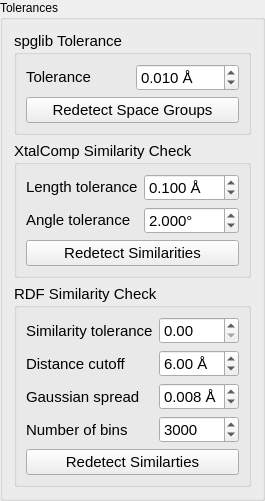
    <widget class="QGroupBox" name="groupBox">
     <property name="toolTip">
      <string/>
     </property>
     <property name="title">
      <string>Tolerances</string>
     </property>
     <layout class="QGridLayout" name="gridLayout_2">
      <item row="2" column="2" colspan="2">
       <widget class="QGroupBox" name="groupBox_9">
        <property name="font">
         <font>
          <pointsize>11</pointsize>
         </font>
        </property>
        <property name="title">
         <string>XtalComp Similarity Check</string>
        </property>
        <layout class="QGridLayout" name="gridLayout_4">
         <item row="2" column="0">
          <widget class="QLabel" name="label_2">
           <property name="sizePolicy">
            <sizepolicy hsizetype="Preferred" vsizetype="Fixed">
             <horstretch>0</horstretch>
             <verstretch>0</verstretch>
            </sizepolicy>
           </property>
           <property name="font">
            <font>
             <pointsize>11</pointsize>
            </font>
           </property>
           <property name="text">
            <string>Angle tolerance</string>
           </property>
           <property name="alignment">
            <set>Qt::AlignLeading|Qt::AlignLeft|Qt::AlignVCenter</set>
           </property>
          </widget>
         </item>
         <item row="2" column="1">
          <widget class="QDoubleSpinBox" name="spin_tol_xcAngle">
           <property name="sizePolicy">
            <sizepolicy hsizetype="Minimum" vsizetype="Fixed">
             <horstretch>0</horstretch>
             <verstretch>0</verstretch>
            </sizepolicy>
           </property>
           <property name="minimumSize">
            <size>
             <width>0</width>
             <height>25</height>
            </size>
           </property>
           <property name="font">
            <font>
             <pointsize>11</pointsize>
            </font>
           </property>
           <property name="toolTip">
            <string>&lt;html&gt;&lt;head/&gt;&lt;body&gt;&lt;p&gt;Angle tolerance in detecting similarities with XtalComp.&lt;/p&gt;&lt;p&gt;Default: 2.0 °&lt;/p&gt;&lt;/body&gt;&lt;/html&gt;</string>
           </property>
           <property name="suffix">
            <string>°</string>
           </property>
           <property name="decimals">
            <number>3</number>
           </property>
           <property name="maximum">
            <double>100.000000000000000</double>
           </property>
           <property name="singleStep">
            <double>0.050000000000000</double>
           </property>
           <property name="value">
            <double>2.000000000000000</double>
           </property>
          </widget>
         </item>
         <item row="1" column="0">
          <widget class="QLabel" name="label">
           <property name="sizePolicy">
            <sizepolicy hsizetype="Preferred" vsizetype="Fixed">
             <horstretch>0</horstretch>
             <verstretch>0</verstretch>
            </sizepolicy>
           </property>
           <property name="font">
            <font>
             <pointsize>11</pointsize>
            </font>
           </property>
           <property name="text">
            <string>Length tolerance</string>
           </property>
           <property name="alignment">
            <set>Qt::AlignLeading|Qt::AlignLeft|Qt::AlignVCenter</set>
           </property>
          </widget>
         </item>
         <item row="1" column="1">
          <widget class="QDoubleSpinBox" name="spin_tol_xcLength">
           <property name="sizePolicy">
            <sizepolicy hsizetype="Minimum" vsizetype="Fixed">
             <horstretch>0</horstretch>
             <verstretch>0</verstretch>
            </sizepolicy>
           </property>
           <property name="minimumSize">
            <size>
             <width>0</width>
             <height>25</height>
            </size>
           </property>
           <property name="font">
            <font>
             <pointsize>11</pointsize>
            </font>
           </property>
           <property name="toolTip">
            <string>&lt;html&gt;&lt;head/&gt;&lt;body&gt;&lt;p&gt;Length tolerance in detecting similarities with XtalComp.&lt;/p&gt;&lt;p&gt;Default: 0.1 Å&lt;/p&gt;&lt;/body&gt;&lt;/html&gt;</string>
           </property>
           <property name="suffix">
            <string> Å</string>
           </property>
           <property name="decimals">
            <number>3</number>
           </property>
           <property name="singleStep">
            <double>0.005000000000000</double>
           </property>
           <property name="value">
            <double>0.100000000000000</double>
           </property>
          </widget>
         </item>
         <item row="3" column="0" colspan="2">
          <widget class="QPushButton" name="push_sim_reset">
           <property name="minimumSize">
            <size>
             <width>0</width>
             <height>25</height>
            </size>
           </property>
           <property name="font">
            <font>
             <pointsize>11</pointsize>
            </font>
           </property>
           <property name="toolTip">
            <string>&lt;html&gt;&lt;head/&gt;&lt;body&gt;&lt;p&gt;Re-examine the similarity of all structures (necessary after changing the above parameters).&lt;/p&gt;&lt;/body&gt;&lt;/html&gt;</string>
           </property>
           <property name="text">
            <string>Redetect Similarities</string>
           </property>
          </widget>
         </item>
        </layout>
       </widget>
      </item>
      <item row="3" column="2" colspan="2">
       <widget class="QGroupBox" name="groupBox_11">
        <property name="font">
         <font>
          <pointsize>11</pointsize>
         </font>
        </property>
        <property name="title">
         <string>RDF Similarity Check</string>
        </property>
        <layout class="QGridLayout" name="gridLayout_10">
         <item row="2" column="0">
          <widget class="QLabel" name="label_15">
           <property name="font">
            <font>
             <pointsize>11</pointsize>
            </font>
           </property>
           <property name="text">
            <string>Gaussian spread</string>
           </property>
          </widget>
         </item>
         <item row="2" column="1">
          <widget class="QDoubleSpinBox" name="spin_rdf_sig">
           <property name="minimumSize">
            <size>
             <width>0</width>
             <height>25</height>
            </size>
           </property>
           <property name="font">
            <font>
             <pointsize>11</pointsize>
            </font>
           </property>
           <property name="toolTip">
            <string>&lt;html&gt;&lt;head/&gt;&lt;body&gt;&lt;p&gt;Spread of the gaussian function used to smooth the distribution of bond lengths in RDF vector.&lt;/p&gt;&lt;p&gt;Default: 0.008 Å&lt;/p&gt;&lt;/body&gt;&lt;/html&gt;</string>
           </property>
           <property name="suffix">
            <string> Å</string>
           </property>
           <property name="decimals">
            <number>3</number>
           </property>
           <property name="minimum">
            <double>0.001000000000000</double>
           </property>
           <property name="maximum">
            <double>2.000000000000000</double>
           </property>
           <property name="singleStep">
            <double>0.001000000000000</double>
           </property>
           <property name="value">
            <double>0.008000000000000</double>
           </property>
          </widget>
         </item>
         <item row="0" column="1">
          <widget class="QDoubleSpinBox" name="spin_rdf_tol">
           <property name="minimumSize">
            <size>
             <width>0</width>
             <height>25</height>
            </size>
           </property>
           <property name="font">
            <font>
             <pointsize>11</pointsize>
            </font>
           </property>
           <property name="toolTip">
            <string>&lt;html&gt;&lt;head/&gt;&lt;body&gt;&lt;p&gt;If specified any non-zero value in the (0,1] range, then XtalOpt uses RDF to filter similar structures out of the parents pool.&lt;/p&gt;&lt;p&gt;Structures are excluded if the dot product of their normalized bond-resolved RDF with any existing structure is greater than this tolerance.&lt;/p&gt;&lt;p&gt;Default: 0.0&lt;/p&gt;&lt;p&gt;Suggested value for similarity check: 0.95&lt;/p&gt;&lt;/body&gt;&lt;/html&gt;</string>
           </property>
           <property name="maximum">
            <double>0.990000000000000</double>
           </property>
           <property name="singleStep">
            <double>0.010000000000000</double>
           </property>
          </widget>
         </item>
         <item row="3" column="0">
          <widget class="QLabel" name="label_16">
           <property name="font">
            <font>
             <pointsize>11</pointsize>
            </font>
           </property>
           <property name="text">
            <string>Number of bins</string>
           </property>
          </widget>
         </item>
         <item row="3" column="1">
          <widget class="QSpinBox" name="spin_rdf_bin">
           <property name="minimumSize">
            <size>
             <width>0</width>
             <height>25</height>
            </size>
           </property>
           <property name="font">
            <font>
             <pointsize>11</pointsize>
            </font>
           </property>
           <property name="toolTip">
            <string>&lt;html&gt;&lt;head/&gt;&lt;body&gt;&lt;p&gt;Number of bins (data points) for which the RDF calculated within the range of [0, cutoff].&lt;/p&gt;&lt;p&gt;Default: 3000&lt;/p&gt;&lt;/body&gt;&lt;/html&gt;</string>
           </property>
           <property name="minimum">
            <number>100</number>
           </property>
           <property name="maximum">
            <number>10000</number>
           </property>
           <property name="singleStep">
            <number>100</number>
           </property>
           <property name="value">
            <number>3000</number>
           </property>
          </widget>
         </item>
         <item row="0" column="0">
          <widget class="QLabel" name="label_13">
           <property name="font">
            <font>
             <pointsize>11</pointsize>
            </font>
           </property>
           <property name="text">
            <string>Similarity tolerance</string>
           </property>
          </widget>
         </item>
         <item row="1" column="1">
          <widget class="QDoubleSpinBox" name="spin_rdf_cut">
           <property name="minimumSize">
            <size>
             <width>0</width>
             <height>25</height>
            </size>
           </property>
           <property name="font">
            <font>
             <pointsize>11</pointsize>
            </font>
           </property>
           <property name="toolTip">
            <string>&lt;html&gt;&lt;head/&gt;&lt;body&gt;&lt;p&gt;The cutoff within which bonds are considered in calculating the RDF vector.&lt;/p&gt;&lt;p&gt;Default: 6 Å&lt;/p&gt;&lt;/body&gt;&lt;/html&gt;</string>
           </property>
           <property name="suffix">
            <string> Å</string>
           </property>
           <property name="minimum">
            <double>0.100000000000000</double>
           </property>
           <property name="maximum">
            <double>20.000000000000000</double>
           </property>
           <property name="singleStep">
            <double>0.100000000000000</double>
           </property>
           <property name="value">
            <double>6.000000000000000</double>
           </property>
          </widget>
         </item>
         <item row="1" column="0">
          <widget class="QLabel" name="label_14">
           <property name="font">
            <font>
             <pointsize>11</pointsize>
            </font>
           </property>
           <property name="text">
            <string>Distance cutoff</string>
           </property>
          </widget>
         </item>
         <item row="4" column="0" colspan="2">
          <widget class="QPushButton" name="push_sim_reset_2">
           <property name="minimumSize">
            <size>
             <width>0</width>
             <height>25</height>
            </size>
           </property>
           <property name="font">
            <font>
             <pointsize>11</pointsize>
            </font>
           </property>
           <property name="toolTip">
            <string>&lt;html&gt;&lt;head/&gt;&lt;body&gt;&lt;p&gt;Re-examine the similarity of all structures (necessary after changing the above parameters).&lt;/p&gt;&lt;/body&gt;&lt;/html&gt;</string>
           </property>
           <property name="text">
            <string>Redetect Similarties</string>
           </property>
          </widget>
         </item>
        </layout>
       </widget>
      </item>
      <item row="0" column="2" colspan="2">
       <widget class="QGroupBox" name="groupBox_8">
        <property name="font">
         <font>
          <pointsize>11</pointsize>
         </font>
        </property>
        <property name="title">
         <string>spglib Tolerance</string>
        </property>
        <layout class="QGridLayout" name="gridLayout_5">
         <item row="0" column="0">
          <widget class="QLabel" name="label_10">
           <property name="sizePolicy">
            <sizepolicy hsizetype="Preferred" vsizetype="Fixed">
             <horstretch>0</horstretch>
             <verstretch>0</verstretch>
            </sizepolicy>
           </property>
           <property name="font">
            <font>
             <pointsize>11</pointsize>
            </font>
           </property>
           <property name="text">
            <string>Tolerance</string>
           </property>
           <property name="alignment">
            <set>Qt::AlignLeading|Qt::AlignLeft|Qt::AlignVCenter</set>
           </property>
          </widget>
         </item>
         <item row="0" column="1">
          <widget class="QDoubleSpinBox" name="spin_tol_spg">
           <property name="sizePolicy">
            <sizepolicy hsizetype="Minimum" vsizetype="Fixed">
             <horstretch>0</horstretch>
             <verstretch>0</verstretch>
            </sizepolicy>
           </property>
           <property name="minimumSize">
            <size>
             <width>0</width>
             <height>25</height>
            </size>
           </property>
           <property name="font">
            <font>
             <pointsize>11</pointsize>
            </font>
           </property>
           <property name="toolTip">
            <string>&lt;html&gt;&lt;head/&gt;&lt;body&gt;&lt;p&gt;Tolerance used in space group determination performed by sgplib.&lt;/p&gt;&lt;p&gt;Default: 0.01 Å&lt;/p&gt;&lt;/body&gt;&lt;/html&gt;</string>
           </property>
           <property name="suffix">
            <string> Å</string>
           </property>
           <property name="decimals">
            <number>3</number>
           </property>
           <property name="singleStep">
            <double>0.005000000000000</double>
           </property>
           <property name="value">
            <double>0.010000000000000</double>
           </property>
          </widget>
         </item>
         <item row="1" column="0" colspan="2">
          <widget class="QPushButton" name="push_spg_reset">
           <property name="minimumSize">
            <size>
             <width>0</width>
             <height>25</height>
            </size>
           </property>
           <property name="font">
            <font>
             <pointsize>11</pointsize>
            </font>
           </property>
           <property name="toolTip">
            <string>&lt;html&gt;&lt;head/&gt;&lt;body&gt;&lt;p&gt;Reset and redetect the symmetry (space group) of all structures.&lt;/p&gt;&lt;/body&gt;&lt;/html&gt;</string>
           </property>
           <property name="text">
            <string>Redetect Space Groups</string>
           </property>
          </widget>
         </item>
        </layout>
       </widget>
      </item>
     </layout>
    </widget>
